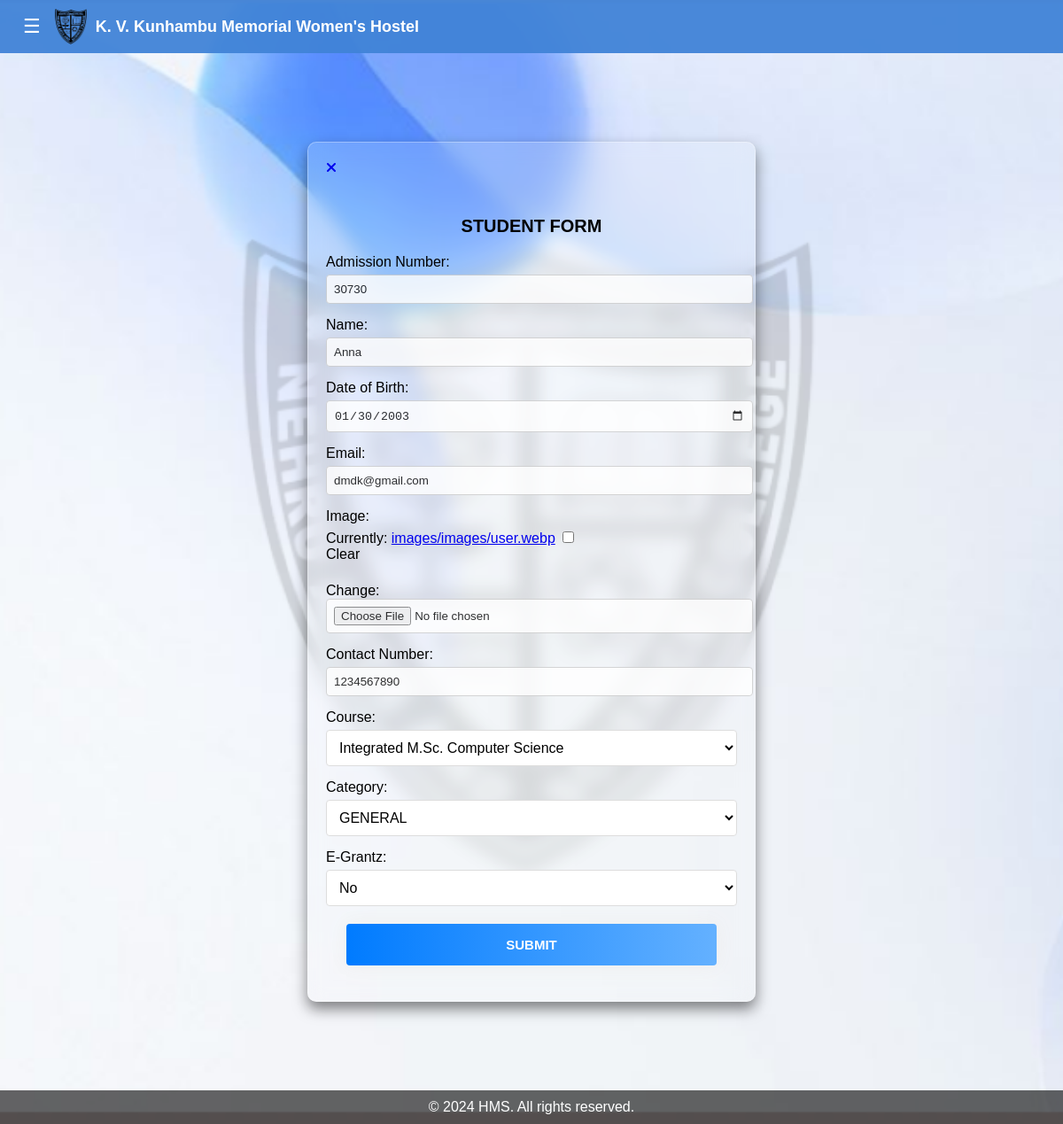
The app's page /edit_student/1/ (signed in) with its own data.
### hostel/models.py (models this page shows, shortened)
class Student(models.Model):
    admn_no = models.PositiveIntegerField(unique=True)
    name = models.CharField(max_length=50)
    pgm = models.ForeignKey(Programme, on_delete=models.CASCADE)
    dob = models.DateField()
    email = models.EmailField()
    photo = models.ImageField(upload_to="images/", blank=True, null=True)
    contact_regex = RegexValidator(regex=r'^\d{10}$',message="Contact number must be a 10-digit number.")
    contact = models.CharField(validators=[contact_regex], max_length=10)  # Using CharField for contact with max length 10
    date_joined = models.DateField(auto_now_add=True)
    CATEGORY_CHOICES = [
        ('GENERAL', 'GENERAL'),
        ('OBC', 'OBC'),
        ('OEC', 'OEC'),
        ('SC', 'SC'),
        ('ST', 'ST'),
    ]
    category = models.CharField(max_length=20, choices=CATEGORY_CHOICES, default='GENERAL')
    EGRANTZ_CHOICES = [
        (True, 'Yes'),
        (False, 'No'),
    ]
    E_Grantz = models.BooleanField(choices=EGRANTZ_CHOICES)

### hostel/views.py (the view, shortened to what this page needs)
# urls.py: path('edit_student/<int:student_id>/',views.edit_student,name='edit_student'),
@group_required('warden', login_url='access_denied')
def edit_student(request, student_id):
    try:
        student = get_object_or_404(Student, id=student_id)
        prev_admn_no = student.admn_no
        form = StudentForm(instance=student)
        return render(request, 'hostel/edit.html', {'form': form})
    except Exception:
        return render(request,'hostel/error.html')

### hostel/forms.py
class StudentForm(forms.ModelForm):
    class Meta:
        model = Student
        fields = '__all__'
        widgets = {
            'dob': forms.TextInput(attrs={'type':'date'}),
            'contact': forms.TextInput(attrs={'pattern': '\\d{10}', 'placeholder': 'Please enter a valid mobile number.'}),
        }
        labels = {
            'admn_no': 'Admission Number',
            'year_of_admn': 'Year of Admission',
            'dob': 'Date of Birth',
            'contact': 'Contact Number',
        }

### hostel/context_processors.py (called while the page is built)
def group_processor(request):
    if request.user.is_authenticated:
        is_warden_group = request.user.groups.filter(name='warden').exists()
        is_secretary_group = request.user.groups.filter(name='secretary').exists()  # Adjust as needed
    else:
        is_warden_group = False
        is_secretary_group = False
    return {
        'is_warden_group': is_warden_group,
        'is_secretary_group': is_secretary_group,
    }

### hostel/models.py (called while the page is built)
    def __str__(self):
        return self.pgm_name

### hostel/templates/hostel/edit.html (shortened to what this page needs)
{% extends 'hostel/base.html' %}
{% load static %}
{% block style %}
<link rel="stylesheet" href="{% static 'styles/add_stud.css' %}">
{% endblock %}
{% block content %}
<section class="main">
    <div class="main-body">
        <div class="main-block">
            <div class="header-links">
                <a href="{% url 'view_student' %}" id="close">
                    <i class="fas fa-times"></i>
                </a>
            </div>
            <h5>Student Form</h5>
            <form method="post" action="" enctype="multipart/form-data" onsubmit="return confirmData();">
                <div class="form-fields">
                    <div class="form-field">
                        <label for="{{ form.admn_no.id_for_label }}">{{ form.admn_no.label }}:</label>
                        {{ form.admn_no }}
                    </div>
                    <div class="form-field">
                        <label for="{{form.name.id_for_label}}">Name:</label>
                        {{form.name}}
                    </div>
                    <div class="form-field">
                        <label for="{{ form.dob.id_for_label }}">{{ form.dob.label }}:</label>
                        {{ form.dob }}
                    </div>
                    <div class="form-field">
                        <label for="{{ form.email.id_for_label }}">Email:</label>
                        {{ form.email }}
                    </div>
                    <div class="form-field">
                        <label for="{{ form.photo.id_for_label }}" class="file-label">Image:</label>
                        {{ form.photo }}
                    </div>
                    <div class="form-field">
                        <label for="{{ form.contact.id_for_label }}">{{ form.contact.label }}:</label>
                        {{ form.contact }}
                    </div>
                    <div class="form-field">
                        <label for="{{ form.pgm.id_for_label }}">Course:</label>
                        {{ form.pgm }}
                    </div>
                    <div class="form-field">
                        <label for="{{ form.category.id_for_label }}">Category:</label>
                        {{ form.category }}
                    </div>
                    <div class="form-field">
                        <label for="{{ form.E_Grantz.id_for_label }}">E-Grantz:</label>
                        {{ form.E_Grantz }}
                    </div>
                </div>
                <div class="submit-input">
                    <input type="submit" value="Submit">
                </div>
            </form>
        </div>
    </div>
</section>
{% endblock %}

### hostel/static/styles/base.css (style rules this page uses)
body { margin: 0; font-family: Arial, sans-serif; background: url("/static/images/bg.png") center/cover no-repeat; min-height: 100vh; display: flex; flex-direction: column; }

### hostel/static/styles/add_stud.css (style rules this page uses)
.main-body { margin-top: 10vh; margin-bottom: 10vh; }

### records on screen
Student: admn_no "30730", name "Anna", dob "01/30/2003", email "dmdk@gmail.com", contact "1234567890", pgm "Integrated M.Sc. Computer Science", category "GENERAL", E_Grantz "No"
